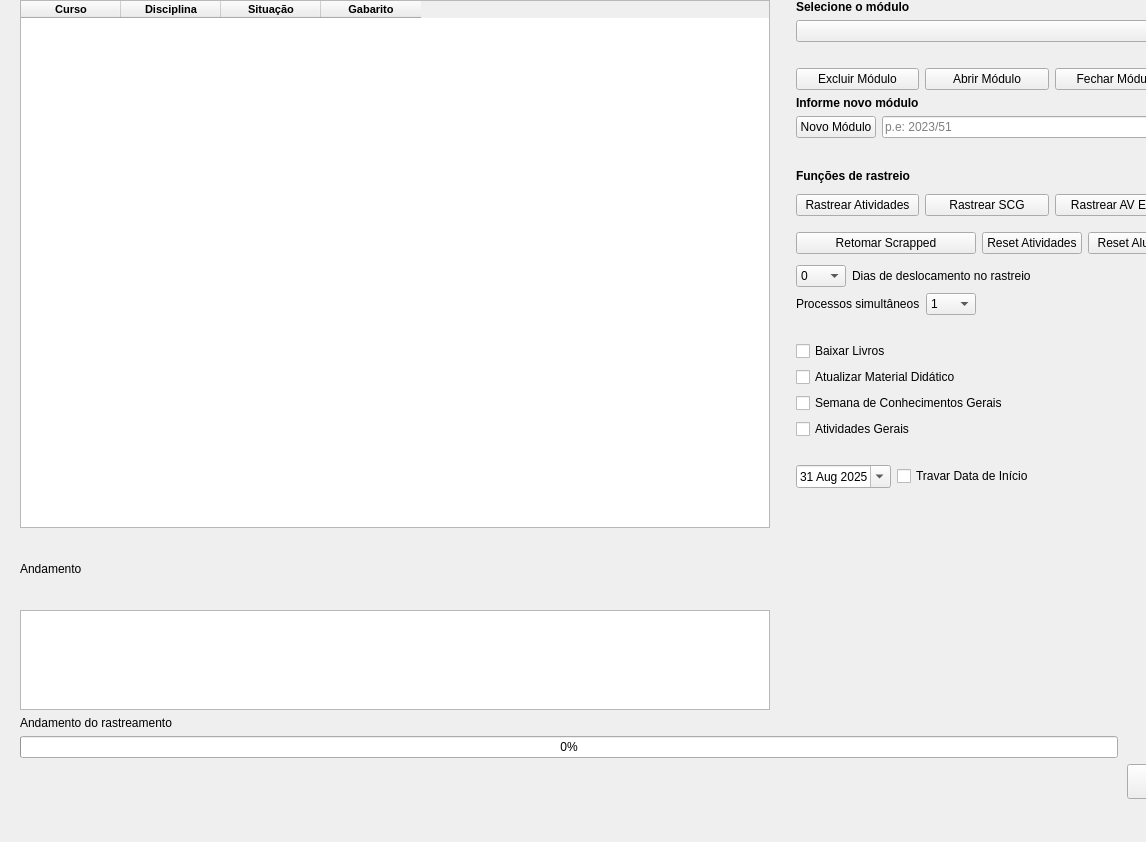
<?xml version="1.0" encoding="UTF-8"?>
<ui version="4.0">
 <class>Atividades</class>
 <widget class="QWidget" name="Atividades">
  <property name="geometry">
   <rect>
    <x>0</x>
    <y>0</y>
    <width>1146</width>
    <height>842</height>
   </rect>
  </property>
  <property name="minimumSize">
   <size>
    <width>0</width>
    <height>0</height>
   </size>
  </property>
  <property name="windowTitle">
   <string>App Papiron</string>
  </property>
  <widget class="QWidget" name="verticalLayoutWidget">
   <property name="geometry">
    <rect>
     <x>20</x>
     <y>0</y>
     <width>1347</width>
     <height>975</height>
    </rect>
   </property>
   <layout class="QVBoxLayout" name="work_space">
    <item>
     <layout class="QHBoxLayout" name="area_dados">
      <item>
       <layout class="QVBoxLayout" name="verticalLayout_5"/>
      </item>
      <item>
       <layout class="QHBoxLayout" name="horizontalLayout_10">
        <property name="rightMargin">
         <number>0</number>
        </property>
        <item>
         <layout class="QVBoxLayout" name="verticalLayout_6">
          <property name="rightMargin">
           <number>0</number>
          </property>
          <item>
           <widget class="QTableWidget" name="tableWidget">
            <property name="sizePolicy">
             <sizepolicy hsizetype="Maximum" vsizetype="Expanding">
              <horstretch>0</horstretch>
              <verstretch>0</verstretch>
             </sizepolicy>
            </property>
            <property name="minimumSize">
             <size>
              <width>750</width>
              <height>350</height>
             </size>
            </property>
            <property name="maximumSize">
             <size>
              <width>1000</width>
              <height>700</height>
             </size>
            </property>
            <column>
             <property name="text">
              <string>Curso</string>
             </property>
             <property name="font">
              <font>
               <pointsize>8</pointsize>
               <bold>true</bold>
              </font>
             </property>
            </column>
            <column>
             <property name="text">
              <string>Disciplina</string>
             </property>
             <property name="font">
              <font>
               <pointsize>8</pointsize>
               <bold>true</bold>
               <strikeout>false</strikeout>
               <kerning>true</kerning>
              </font>
             </property>
            </column>
            <column>
             <property name="text">
              <string>Situação</string>
             </property>
             <property name="font">
              <font>
               <pointsize>8</pointsize>
               <bold>true</bold>
              </font>
             </property>
            </column>
            <column>
             <property name="text">
              <string>Gabarito</string>
             </property>
             <property name="font">
              <font>
               <pointsize>8</pointsize>
               <bold>true</bold>
              </font>
             </property>
            </column>
           </widget>
          </item>
         </layout>
        </item>
       </layout>
      </item>
      <item>
       <spacer name="horizontalSpacer_8">
        <property name="orientation">
         <enum>Qt::Horizontal</enum>
        </property>
        <property name="sizeType">
         <enum>QSizePolicy::Fixed</enum>
        </property>
        <property name="sizeHint" stdset="0">
         <size>
          <width>20</width>
          <height>20</height>
         </size>
        </property>
       </spacer>
      </item>
      <item>
       <layout class="QVBoxLayout" name="verticalLayout_2">
        <item>
         <widget class="QLabel" name="label_5">
          <property name="font">
           <font>
            <bold>true</bold>
           </font>
          </property>
          <property name="text">
           <string>Selecione o módulo</string>
          </property>
         </widget>
        </item>
        <item>
         <widget class="QComboBox" name="menu_modulos"/>
        </item>
        <item>
         <widget class="QLabel" name="l_situacao_modulo">
          <property name="text">
           <string/>
          </property>
         </widget>
        </item>
        <item>
         <layout class="QHBoxLayout" name="horizontalLayout_8">
          <property name="topMargin">
           <number>0</number>
          </property>
          <item>
           <widget class="QPushButton" name="btn_modulo_excluir">
            <property name="text">
             <string>Excluir Módulo</string>
            </property>
           </widget>
          </item>
          <item>
           <widget class="QPushButton" name="btn_modulo_abrir">
            <property name="text">
             <string>Abrir Módulo</string>
            </property>
           </widget>
          </item>
          <item>
           <widget class="QPushButton" name="btn_modulo_fechar">
            <property name="text">
             <string>Fechar Módulo</string>
            </property>
           </widget>
          </item>
         </layout>
        </item>
        <item>
         <widget class="QLabel" name="label_6">
          <property name="font">
           <font>
            <bold>true</bold>
           </font>
          </property>
          <property name="text">
           <string>Informe novo módulo</string>
          </property>
         </widget>
        </item>
        <item>
         <layout class="QHBoxLayout" name="horizontalLayout_9">
          <property name="topMargin">
           <number>0</number>
          </property>
          <item>
           <widget class="QPushButton" name="btn_modulo_novo">
            <property name="text">
             <string>Novo Módulo</string>
            </property>
           </widget>
          </item>
          <item>
           <widget class="QLineEdit" name="input_modulo_novo">
            <property name="placeholderText">
             <string extracomment="2023/51">p.e: 2023/51</string>
            </property>
           </widget>
          </item>
         </layout>
        </item>
        <item>
         <spacer name="verticalSpacer_4">
          <property name="orientation">
           <enum>Qt::Vertical</enum>
          </property>
          <property name="sizeType">
           <enum>QSizePolicy::Fixed</enum>
          </property>
          <property name="sizeHint" stdset="0">
           <size>
            <width>20</width>
            <height>25</height>
           </size>
          </property>
         </spacer>
        </item>
        <item>
         <widget class="QLabel" name="label_10">
          <property name="font">
           <font>
            <pointsize>9</pointsize>
            <bold>true</bold>
           </font>
          </property>
          <property name="text">
           <string>Funções de rastreio</string>
          </property>
         </widget>
        </item>
        <item>
         <layout class="QHBoxLayout" name="horizontalLayout_11">
          <property name="topMargin">
           <number>5</number>
          </property>
          <property name="bottomMargin">
           <number>5</number>
          </property>
          <item>
           <widget class="QPushButton" name="btn_rastrear_atividades">
            <property name="text">
             <string>Rastrear Atividades</string>
            </property>
           </widget>
          </item>
          <item>
           <widget class="QPushButton" name="btn_rastrear_scg">
            <property name="maximumSize">
             <size>
              <width>150</width>
              <height>16777215</height>
             </size>
            </property>
            <property name="text">
             <string>Rastrear SCG</string>
            </property>
           </widget>
          </item>
          <item>
           <widget class="QPushButton" name="btn_rastrear_ect">
            <property name="text">
             <string>Rastrear AV ECT</string>
            </property>
           </widget>
          </item>
         </layout>
        </item>
        <item>
         <layout class="QHBoxLayout" name="horizontalLayout_12">
          <property name="topMargin">
           <number>5</number>
          </property>
          <property name="bottomMargin">
           <number>5</number>
          </property>
          <item>
           <widget class="QPushButton" name="btn_retomar_scrapped">
            <property name="minimumSize">
             <size>
              <width>180</width>
              <height>0</height>
             </size>
            </property>
            <property name="text">
             <string>Retomar Scrapped</string>
            </property>
           </widget>
          </item>
          <item>
           <widget class="QPushButton" name="btn_resetar_atividades">
            <property name="minimumSize">
             <size>
              <width>100</width>
              <height>0</height>
             </size>
            </property>
            <property name="text">
             <string>Reset Atividades</string>
            </property>
           </widget>
          </item>
          <item>
           <widget class="QPushButton" name="btn_resetar_alunos">
            <property name="minimumSize">
             <size>
              <width>90</width>
              <height>0</height>
             </size>
            </property>
            <property name="maximumSize">
             <size>
              <width>90</width>
              <height>16777215</height>
             </size>
            </property>
            <property name="text">
             <string>Reset Alunos</string>
            </property>
           </widget>
          </item>
         </layout>
        </item>
        <item>
         <layout class="QHBoxLayout" name="horizontalLayout_13">
          <property name="bottomMargin">
           <number>0</number>
          </property>
          <item>
           <widget class="QComboBox" name="menu_dias_rastreios_deslocar">
            <property name="sizePolicy">
             <sizepolicy hsizetype="Maximum" vsizetype="Fixed">
              <horstretch>0</horstretch>
              <verstretch>0</verstretch>
             </sizepolicy>
            </property>
            <property name="minimumSize">
             <size>
              <width>50</width>
              <height>0</height>
             </size>
            </property>
            <property name="currentText">
             <string>0</string>
            </property>
            <property name="currentIndex">
             <number>10</number>
            </property>
            <item>
             <property name="text">
              <string>-10</string>
             </property>
            </item>
            <item>
             <property name="text">
              <string>-9</string>
             </property>
            </item>
            <item>
             <property name="text">
              <string>-8</string>
             </property>
            </item>
            <item>
             <property name="text">
              <string>-7</string>
             </property>
            </item>
            <item>
             <property name="text">
              <string>-6</string>
             </property>
            </item>
            <item>
             <property name="text">
              <string>-5</string>
             </property>
            </item>
            <item>
             <property name="text">
              <string>-4</string>
             </property>
            </item>
            <item>
             <property name="text">
              <string>-3</string>
             </property>
            </item>
            <item>
             <property name="text">
              <string>-2</string>
             </property>
            </item>
            <item>
             <property name="text">
              <string>-1</string>
             </property>
            </item>
            <item>
             <property name="text">
              <string>0</string>
             </property>
            </item>
            <item>
             <property name="text">
              <string>1</string>
             </property>
            </item>
            <item>
             <property name="text">
              <string>2</string>
             </property>
            </item>
            <item>
             <property name="text">
              <string>3</string>
             </property>
            </item>
            <item>
             <property name="text">
              <string>4</string>
             </property>
            </item>
            <item>
             <property name="text">
              <string>5</string>
             </property>
            </item>
            <item>
             <property name="text">
              <string>6</string>
             </property>
            </item>
            <item>
             <property name="text">
              <string>7</string>
             </property>
            </item>
            <item>
             <property name="text">
              <string>8</string>
             </property>
            </item>
            <item>
             <property name="text">
              <string>9</string>
             </property>
            </item>
            <item>
             <property name="text">
              <string>10</string>
             </property>
            </item>
           </widget>
          </item>
          <item>
           <widget class="QLabel" name="l_dias_rastreios">
            <property name="font">
             <font>
              <bold>false</bold>
             </font>
            </property>
            <property name="text">
             <string>Dias de deslocamento no rastreio</string>
            </property>
           </widget>
          </item>
         </layout>
        </item>
        <item>
         <layout class="QHBoxLayout" name="horizontalLayout_6">
          <item>
           <widget class="QLabel" name="l_processos">
            <property name="font">
             <font>
              <bold>false</bold>
             </font>
            </property>
            <property name="text">
             <string>Processos simultâneos</string>
            </property>
           </widget>
          </item>
          <item>
           <widget class="QComboBox" name="menu_processos">
            <property name="sizePolicy">
             <sizepolicy hsizetype="Maximum" vsizetype="Fixed">
              <horstretch>0</horstretch>
              <verstretch>0</verstretch>
             </sizepolicy>
            </property>
            <property name="minimumSize">
             <size>
              <width>50</width>
              <height>0</height>
             </size>
            </property>
            <property name="currentText">
             <string>1</string>
            </property>
            <item>
             <property name="text">
              <string>1</string>
             </property>
            </item>
            <item>
             <property name="text">
              <string>2</string>
             </property>
            </item>
            <item>
             <property name="text">
              <string>3</string>
             </property>
            </item>
            <item>
             <property name="text">
              <string>4</string>
             </property>
            </item>
            <item>
             <property name="text">
              <string>5</string>
             </property>
            </item>
            <item>
             <property name="text">
              <string>6</string>
             </property>
            </item>
            <item>
             <property name="text">
              <string>7</string>
             </property>
            </item>
            <item>
             <property name="text">
              <string>8</string>
             </property>
            </item>
            <item>
             <property name="text">
              <string>9</string>
             </property>
            </item>
            <item>
             <property name="text">
              <string>10</string>
             </property>
            </item>
            <item>
             <property name="text">
              <string>11</string>
             </property>
            </item>
            <item>
             <property name="text">
              <string>12</string>
             </property>
            </item>
            <item>
             <property name="text">
              <string>13</string>
             </property>
            </item>
            <item>
             <property name="text">
              <string>14</string>
             </property>
            </item>
            <item>
             <property name="text">
              <string>15</string>
             </property>
            </item>
            <item>
             <property name="text">
              <string>16</string>
             </property>
            </item>
            <item>
             <property name="text">
              <string>17</string>
             </property>
            </item>
            <item>
             <property name="text">
              <string>18</string>
             </property>
            </item>
            <item>
             <property name="text">
              <string>19</string>
             </property>
            </item>
            <item>
             <property name="text">
              <string>20</string>
             </property>
            </item>
           </widget>
          </item>
          <item>
           <spacer name="horizontalSpacer_7">
            <property name="orientation">
             <enum>Qt::Horizontal</enum>
            </property>
            <property name="sizeHint" stdset="0">
             <size>
              <width>40</width>
              <height>20</height>
             </size>
            </property>
           </spacer>
          </item>
         </layout>
        </item>
        <item>
         <layout class="QVBoxLayout" name="verticalLayout_8">
          <property name="topMargin">
           <number>20</number>
          </property>
         </layout>
        </item>
        <item>
         <layout class="QHBoxLayout" name="horizontalLayout">
          <property name="topMargin">
           <number>0</number>
          </property>
         </layout>
        </item>
        <item>
         <widget class="QCheckBox" name="cb_download_livros">
          <property name="text">
           <string>Baixar Livros</string>
          </property>
         </widget>
        </item>
        <item>
         <widget class="QCheckBox" name="cb_material_atualizar">
          <property name="text">
           <string>Atualizar Material Didático</string>
          </property>
         </widget>
        </item>
        <item>
         <widget class="QCheckBox" name="cb_scg">
          <property name="text">
           <string>Semana de Conhecimentos Gerais</string>
          </property>
         </widget>
        </item>
        <item>
         <layout class="QHBoxLayout" name="horizontalLayout_15">
          <property name="topMargin">
           <number>0</number>
          </property>
          <item>
           <widget class="QCheckBox" name="cb_geral">
            <property name="text">
             <string>Atividades Gerais</string>
            </property>
           </widget>
          </item>
         </layout>
        </item>
        <item>
         <layout class="QHBoxLayout" name="horizontalLayout_2">
          <property name="topMargin">
           <number>20</number>
          </property>
          <item>
           <widget class="QDateEdit" name="data_inicio_rastreio">
            <property name="dateTime">
             <datetime>
              <hour>3</hour>
              <minute>0</minute>
              <second>0</second>
              <year>2025</year>
              <month>8</month>
              <day>31</day>
             </datetime>
            </property>
            <property name="calendarPopup">
             <bool>true</bool>
            </property>
           </widget>
          </item>
          <item>
           <widget class="QCheckBox" name="cb_data_inicio_rastreio">
            <property name="text">
             <string>Travar Data de Início</string>
            </property>
           </widget>
          </item>
          <item>
           <spacer name="horizontalSpacer_2">
            <property name="orientation">
             <enum>Qt::Horizontal</enum>
            </property>
            <property name="sizeHint" stdset="0">
             <size>
              <width>40</width>
              <height>20</height>
             </size>
            </property>
           </spacer>
          </item>
         </layout>
        </item>
        <item>
         <spacer name="verticalSpacer_2">
          <property name="orientation">
           <enum>Qt::Vertical</enum>
          </property>
          <property name="sizeHint" stdset="0">
           <size>
            <width>20</width>
            <height>40</height>
           </size>
          </property>
         </spacer>
        </item>
       </layout>
      </item>
      <item>
       <spacer name="horizontalSpacer_9">
        <property name="orientation">
         <enum>Qt::Horizontal</enum>
        </property>
        <property name="sizeHint" stdset="0">
         <size>
          <width>40</width>
          <height>20</height>
         </size>
        </property>
       </spacer>
      </item>
     </layout>
    </item>
    <item>
     <layout class="QHBoxLayout" name="horizontalLayout_5">
      <item>
       <layout class="QHBoxLayout" name="horizontalLayout_7">
        <item>
         <spacer name="horizontalSpacer_4">
          <property name="orientation">
           <enum>Qt::Horizontal</enum>
          </property>
          <property name="sizeType">
           <enum>QSizePolicy::Minimum</enum>
          </property>
          <property name="sizeHint" stdset="0">
           <size>
            <width>0</width>
            <height>20</height>
           </size>
          </property>
         </spacer>
        </item>
        <item>
         <layout class="QVBoxLayout" name="verticalLayout_7">
          <item>
           <widget class="QLabel" name="label_4">
            <property name="text">
             <string>Andamento</string>
            </property>
           </widget>
          </item>
          <item>
           <widget class="QListWidget" name="tabela_registro">
            <property name="minimumSize">
             <size>
              <width>750</width>
              <height>0</height>
             </size>
            </property>
            <property name="maximumSize">
             <size>
              <width>750</width>
              <height>100</height>
             </size>
            </property>
           </widget>
          </item>
         </layout>
        </item>
       </layout>
      </item>
      <item>
       <spacer name="horizontalSpacer_5">
        <property name="orientation">
         <enum>Qt::Horizontal</enum>
        </property>
        <property name="sizeHint" stdset="0">
         <size>
          <width>40</width>
          <height>20</height>
         </size>
        </property>
       </spacer>
      </item>
     </layout>
    </item>
    <item>
     <layout class="QHBoxLayout" name="horizontalLayout_4">
      <item>
       <layout class="QVBoxLayout" name="verticalLayout">
        <item>
         <widget class="QLabel" name="label_7">
          <property name="text">
           <string>Andamento do rastreamento</string>
          </property>
         </widget>
        </item>
        <item>
         <widget class="QProgressBar" name="barra_progresso_rastrear">
          <property name="value">
           <number>0</number>
          </property>
         </widget>
        </item>
       </layout>
      </item>
      <item>
       <spacer name="horizontalSpacer_3">
        <property name="orientation">
         <enum>Qt::Horizontal</enum>
        </property>
        <property name="sizeType">
         <enum>QSizePolicy::Maximum</enum>
        </property>
        <property name="sizeHint" stdset="0">
         <size>
          <width>3</width>
          <height>30</height>
         </size>
        </property>
       </spacer>
      </item>
      <item>
       <layout class="QVBoxLayout" name="verticalLayout_3">
        <property name="spacing">
         <number>0</number>
        </property>
        <property name="sizeConstraint">
         <enum>QLayout::SetDefaultConstraint</enum>
        </property>
        <property name="topMargin">
         <number>0</number>
        </property>
        <property name="rightMargin">
         <number>0</number>
        </property>
        <item>
         <spacer name="verticalSpacer">
          <property name="orientation">
           <enum>Qt::Vertical</enum>
          </property>
          <property name="sizeType">
           <enum>QSizePolicy::Fixed</enum>
          </property>
          <property name="sizeHint" stdset="0">
           <size>
            <width>20</width>
            <height>20</height>
           </size>
          </property>
         </spacer>
        </item>
        <item>
         <widget class="QLabel" name="label_progresso_valor">
          <property name="minimumSize">
           <size>
            <width>120</width>
            <height>0</height>
           </size>
          </property>
          <property name="maximumSize">
           <size>
            <width>16777215</width>
            <height>18</height>
           </size>
          </property>
          <property name="text">
           <string/>
          </property>
          <property name="alignment">
           <set>Qt::AlignLeading|Qt::AlignLeft|Qt::AlignTop</set>
          </property>
         </widget>
        </item>
       </layout>
      </item>
      <item>
       <spacer name="horizontalSpacer_11">
        <property name="orientation">
         <enum>Qt::Horizontal</enum>
        </property>
        <property name="sizeType">
         <enum>QSizePolicy::Minimum</enum>
        </property>
        <property name="sizeHint" stdset="0">
         <size>
          <width>120</width>
          <height>20</height>
         </size>
        </property>
       </spacer>
      </item>
     </layout>
    </item>
    <item>
     <layout class="QHBoxLayout" name="horizontalLayout_14">
      <property name="topMargin">
       <number>0</number>
      </property>
      <item>
       <spacer name="horizontalSpacer">
        <property name="orientation">
         <enum>Qt::Horizontal</enum>
        </property>
        <property name="sizeHint" stdset="0">
         <size>
          <width>40</width>
          <height>20</height>
         </size>
        </property>
       </spacer>
      </item>
      <item>
       <widget class="QPushButton" name="btn_voltar">
        <property name="minimumSize">
         <size>
          <width>120</width>
          <height>35</height>
         </size>
        </property>
        <property name="text">
         <string>Voltar</string>
        </property>
       </widget>
      </item>
      <item>
       <spacer name="horizontalSpacer_12">
        <property name="orientation">
         <enum>Qt::Horizontal</enum>
        </property>
        <property name="sizeType">
         <enum>QSizePolicy::Minimum</enum>
        </property>
        <property name="sizeHint" stdset="0">
         <size>
          <width>120</width>
          <height>20</height>
         </size>
        </property>
       </spacer>
      </item>
     </layout>
    </item>
    <item>
     <spacer name="verticalSpacer_3">
      <property name="orientation">
       <enum>Qt::Vertical</enum>
      </property>
      <property name="sizeHint" stdset="0">
       <size>
        <width>20</width>
        <height>40</height>
       </size>
      </property>
     </spacer>
    </item>
   </layout>
  </widget>
 </widget>
 <resources/>
 <connections/>
</ui>
